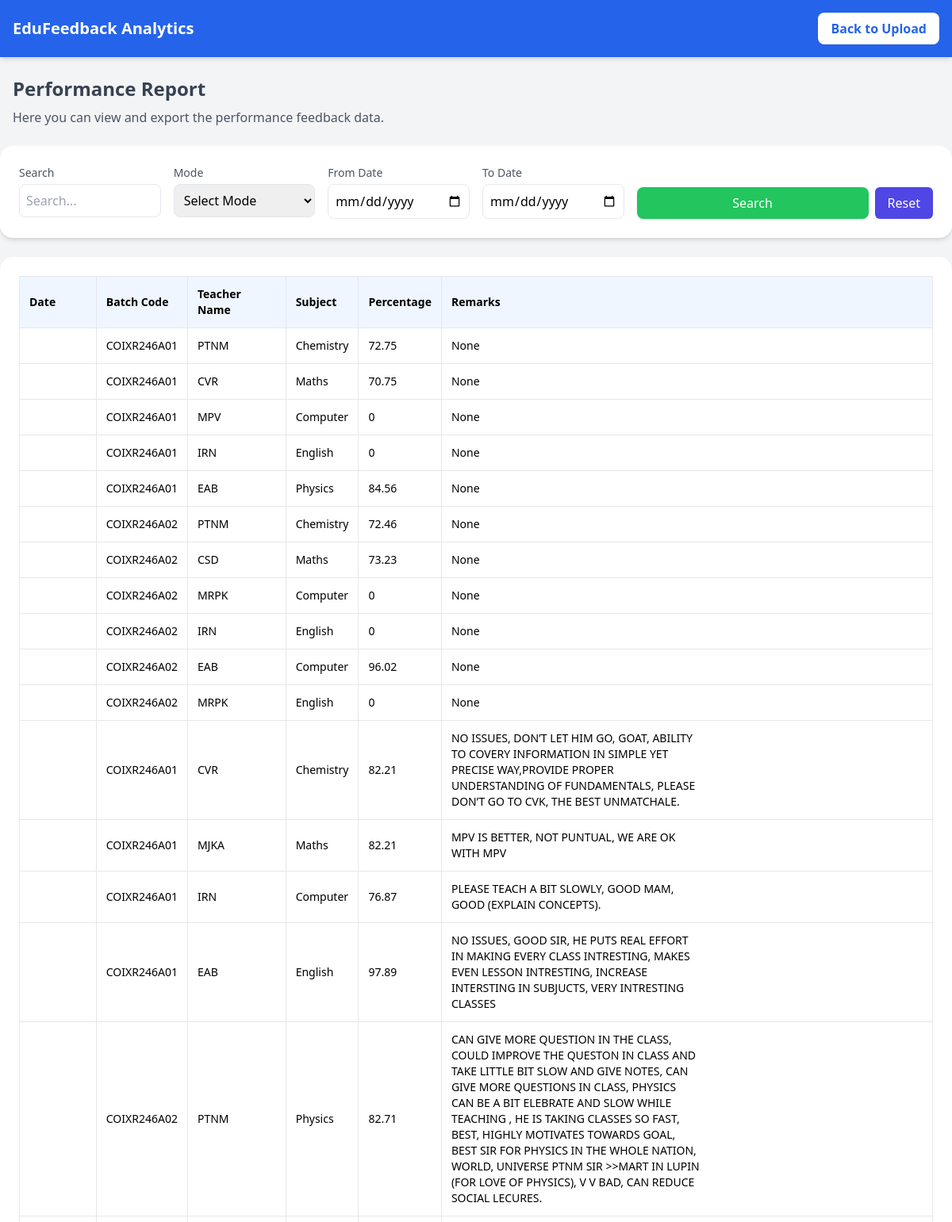
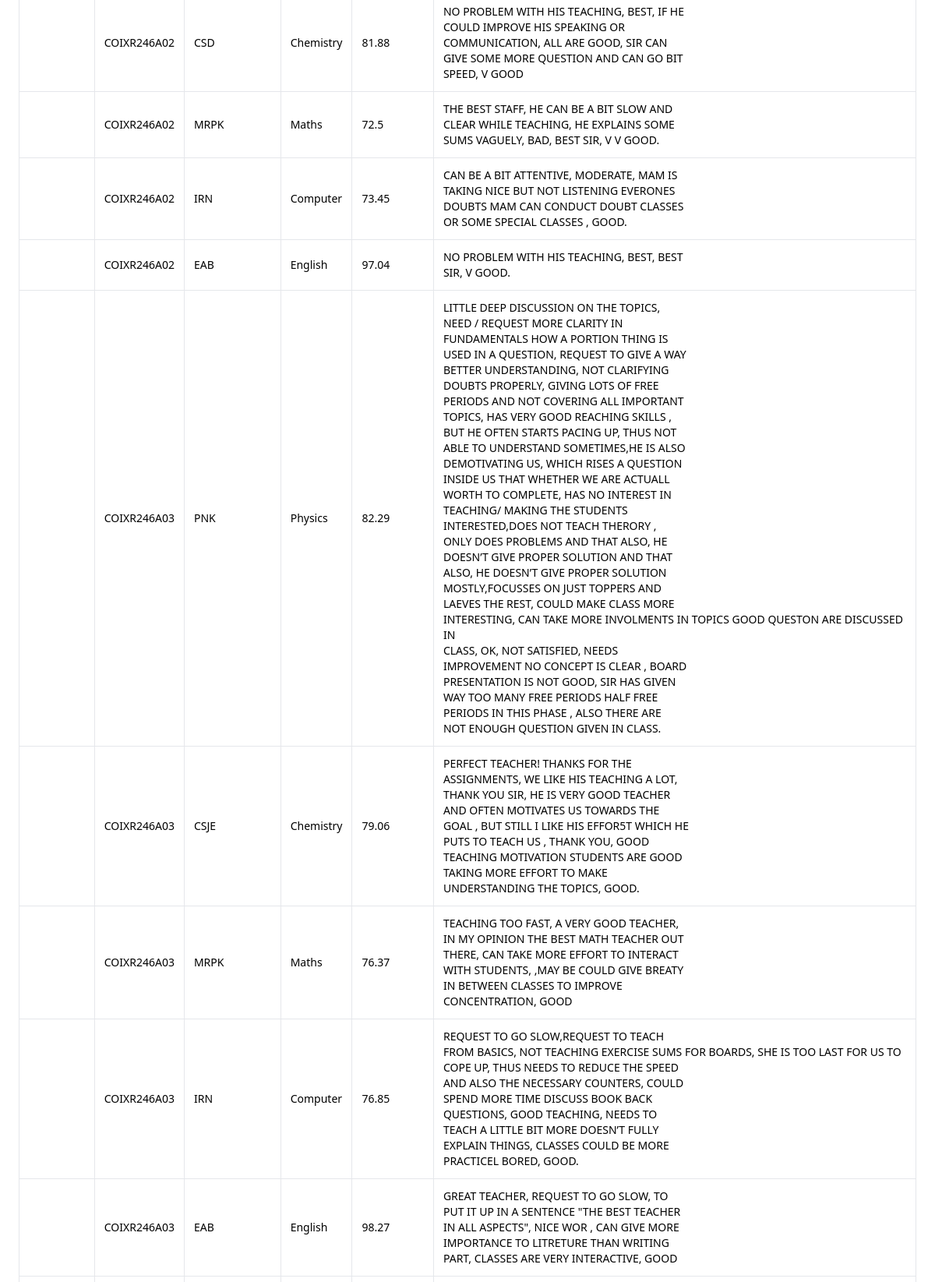
The page /report/ (upper part) on the database its author committed (2 pictures, top to bottom).
### Feedback/models.py (models this page shows, shortened)
class Performance(models.Model):
    batch = models.ForeignKey(Batch, on_delete=models.CASCADE)
    teacher = models.ForeignKey(Teacher, on_delete=models.CASCADE)
    subject = models.ForeignKey(Subject, on_delete=models.CASCADE)
    average_percentage = models.FloatField(default=0.0)
    remarks = models.TextField(blank=True, null=True)
    created_at = models.DateTimeField(auto_now_add=True)

class Batch(models.Model):
    batch_code = models.CharField(max_length=50)
    phase = models.CharField(max_length=50)
    total_students = models.IntegerField()
    total_responsive = models.IntegerField()
    date = models.DateField(null=True, blank=True)   # ✅ Add this line
    created_at = models.DateTimeField(auto_now_add=True)

class Subject(models.Model):
    batch = models.ForeignKey(Batch, on_delete=models.CASCADE)
    subject_name = models.CharField(max_length=100)
    teacher = models.ForeignKey(Teacher, on_delete=models.CASCADE)
    five_star = models.IntegerField(default=0)
    three_star = models.IntegerField(default=0)
    one_star = models.IntegerField(default=0)
    average_percentage = models.FloatField(default=0.0)
    teacher_remarks = models.TextField(blank=True, null=True)

class Teacher(models.Model):
    teacher_name = models.CharField(max_length=100)

### Feedback/views.py (the view, shortened to what this page needs)
# urls.py: path('report/', views.report, name='report'),
def report(request):
    try:
        performances = Performance.objects.all().select_related(
            "batch", "subject", "subject__teacher"
        ).order_by('-created_at')
        keyword = request.GET.get("keyword", "").strip()
        mode = request.GET.get("mode", "")
        teacher_id = request.GET.get("teacher", "")
        teachers_ids = request.GET.getlist("teachers")  # multiple
        batch_ids = request.GET.getlist("batch_codes")  # multiple
        from_date = request.GET.get("from_date", "")
        to_date = request.GET.get("to_date", "")
        if mode == "individual" and teacher_id:
            performances = performances.filter(subject__teacher_id=teacher_id)
        elif mode == "multiple" and teachers_ids:
            performances = performances.filter(subject__teacher_id__in=teachers_ids)
        elif mode == "batch" and batch_ids:
            performances = performances.filter(batch_id__in=batch_ids)
        teachers = Teacher.objects.all().order_by("teacher_name")
        batches = Batch.objects.all().order_by("batch_code")
        context = {
            "performances": performances,
            "teachers": teachers,
            "batches": batches,
        }
        return render(request, "report.html", context)
    except Exception as e:
        logger.error(f"Error in report view: {str(e)}", exc_info=True)
        return JsonResponse(
            {"status": "error", "message": "Internal server error"}, status=500
        )

### Feedback/templates/report.html (shortened to what this page needs)
<!DOCTYPE html>
<html lang="en">
<head>
  <script src="https://cdn.tailwindcss.com"></script>
</head>
<body class="bg-gray-100 font-sans antialiased">
  <nav class="bg-blue-600 text-white p-4 flex justify-between items-center shadow-md">
    <h1 class="text-xl font-bold">EduFeedback Analytics</h1>
    <a href="{% url 'upload' %}"
       class="bg-white text-blue-600 hover:bg-gray-100 font-semibold py-2 px-4 rounded-lg shadow-sm transition">
       Back to Upload
    </a>
  </nav>
  <div class="max-w-7xl mx-auto mt-6 px-4">
    <h2 class="text-2xl font-bold text-gray-700 mb-2">Performance Report</h2>
    <p class="text-gray-600 mb-6">Here you can view and export the performance feedback data.</p>
  </div>
  <div class="max-w-7xl mx-auto mt-6 bg-white p-6 rounded-2xl shadow-md">
    <form id="reportForm" method="get"
          class="grid grid-cols-1 md:grid-cols-2 lg:grid-cols-6 gap-4">
      <div class="flex flex-col">
        <label for="keyword" class="text-sm font-medium text-gray-600 mb-1">Search</label>
        <input type="text" id="keyword" name="keyword" placeholder="Search..."
          value="{{ request.GET.keyword }}"
          class="border rounded-lg p-2 w-full focus:ring-2 focus:ring-blue-500 focus:outline-none">
      </div>
      <div class="flex flex-col">
        <label for="mode" class="text-sm font-medium text-gray-600 mb-1">Mode</label>
        <select id="mode" name="mode" onchange="updateFields()"
          class="border rounded-lg p-2 w-full focus:ring-2 focus:ring-blue-500 focus:outline-none">
          <option value="">Select Mode</option>
        </select>
      </div>
      <div class="flex flex-col">
        <label for="from_date" class="text-sm font-medium text-gray-600 mb-1">From Date</label>
        <input type="date" id="from_date" name="from_date" value="{{ request.GET.from_date }}"
          class="border rounded-lg p-2 w-full focus:ring-2 focus:ring-blue-500 focus:outline-none">
      </div>
      <div class="flex flex-col">
        <label for="to_date" class="text-sm font-medium text-gray-600 mb-1">To Date</label>
        <input type="date" id="to_date" name="to_date" value="{{ request.GET.to_date }}"
          class="border rounded-lg p-2 w-full focus:ring-2 focus:ring-blue-500 focus:outline-none">
      </div>
      <div class="flex gap-2 col-span-1 lg:col-span-2 items-end">
        <button type="submit"
          class="flex-1 bg-green-500 hover:bg-green-600 text-white px-4 py-2 rounded-lg shadow transition">
          Search
        </button>
        <a href="{% url 'report' %}" class="bg-indigo-600 hover:bg-indigo-700 text-white font-medium py-2 px-4 rounded-md shadow-sm">Reset</a>
      </div>
    </form>
  </div>
  <div class="max-w-7xl mx-auto mt-6 bg-white p-6 rounded-2xl shadow-md overflow-x-auto">
    <table id="reportTable" class="table-auto w-full border-collapse">
      <thead>
        <tr class="bg-blue-50 text-left text-sm font-semibold">
          <th class="p-3 border">Date</th>
          <th class="p-3 border">Batch Code</th>
          <th class="p-3 border">Teacher Name</th>
          <th class="p-3 border">Subject</th>
          <th class="p-3 border">Percentage</th>
          <th class="p-3 border">Remarks</th>
        </tr>
      </thead>
      <tbody class="text-sm">
        {% for perf in performances %}
        <tr class="hover:bg-gray-50 transition">
          <td class="p-3 border">{{ perf.created_at|date:"Y-m-d" }}</td>
          <td class="p-3 border">{{ perf.batch.batch_code }}</td>
          <td class="p-3 border">{{ perf.subject.teacher.teacher_name }}</td>
          <td class="p-3 border">{{ perf.subject.subject_name }}</td>
          <td class="p-3 border">{{ perf.average_percentage|default:"0" }}</td>
          <td class="p-3 border remarks">{{ perf.remarks }}</td>
        </tr>
        {% empty %}
        <tr>
          <td colspan="6" class="text-center p-4 text-gray-500">No records found.</td>
        </tr>
        {% endfor %}
      </tbody>
    </table>
  </div>
</body>
</html>

### Feedback/templates/report.html (style rules this page uses)
td.remarks { white-space: pre-wrap; vertical-align: top; }

### rows shown on the page
Performance: batch.batch_code "COIXR246A01", subject.teacher.teacher_name "PTNM", subject.subject_name "Chemistry", average_percentage "72.75", remarks "None"
Performance: batch.batch_code "COIXR246A01", subject.teacher.teacher_name "CVR", subject.subject_name "Maths", average_percentage "70.75", remarks "None"
Performance: batch.batch_code "COIXR246A01", subject.teacher.teacher_name "MPV", subject.subject_name "Computer", average_percentage "0", remarks "None"
Performance: batch.batch_code "COIXR246A01", subject.teacher.teacher_name "IRN", subject.subject_name "English", average_percentage "0", remarks "None"
Performance: batch.batch_code "COIXR246A01", subject.teacher.teacher_name "EAB", subject.subject_name "Physics", average_percentage "84.56", remarks "None"
Performance: batch.batch_code "COIXR246A02", subject.teacher.teacher_name "PTNM", subject.subject_name "Chemistry", average_percentage "72.46", remarks "None"
Performance: batch.batch_code "COIXR246A02", subject.teacher.teacher_name "CSD", subject.subject_name "Maths", average_percentage "73.23", remarks "None"
Performance: batch.batch_code "COIXR246A02", subject.teacher.teacher_name "MRPK", subject.subject_name "Computer", average_percentage "0", remarks "None"
Performance: batch.batch_code "COIXR246A02", subject.teacher.teacher_name "IRN", subject.subject_name "English", average_percentage "0", remarks "None"
Performance: batch.batch_code "COIXR246A02", subject.teacher.teacher_name "EAB", subject.subject_name "Computer", average_percentage "96.02", remarks "None"
Performance: batch.batch_code "COIXR246A02", subject.teacher.teacher_name "MRPK", subject.subject_name "English", average_percentage "0", remarks "None"
Performance: batch.batch_code "COIXR246A01", subject.teacher.teacher_name "CVR", subject.subject_name "Chemistry", average_percentage "82.21", remarks "NO ISSUES, DON’T LET HIM GO, GOAT, ABILITY TO COVERY INFORMATION IN SIMPLE YET PRECISE WAY,PROVIDE PROPER UNDERSTANDING OF FUNDAMENTALS, PLEASE DON’T GO TO CVK, THE BEST UNMATCHALE."
Performance: batch.batch_code "COIXR246A01", subject.teacher.teacher_name "MJKA", subject.subject_name "Maths", average_percentage "82.21", remarks "MPV IS BETTER, NOT PUNTUAL, WE ARE OK WITH MPV"
Performance: batch.batch_code "COIXR246A01", subject.teacher.teacher_name "IRN", subject.subject_name "Computer", average_percentage "76.87", remarks "PLEASE TEACH A BIT SLOWLY, GOOD MAM, GOOD (EXPLAIN CONCEPTS)."
Performance: batch.batch_code "COIXR246A01", subject.teacher.teacher_name "EAB", subject.subject_name "English", average_percentage "97.89", remarks "NO ISSUES, GOOD SIR, HE PUTS REAL EFFORT IN MAKING EVERY CLASS INTRESTING, MAKES EVEN LESSON INTRESTING, INCREASE INTERSTING IN SUBJUCTS, VERY INTRESTING CLASSES"
Performance: batch.batch_code "COIXR246A02", subject.teacher.teacher_name "PTNM", subject.subject_name "Physics", average_percentage "82.71", remarks "CAN GIVE MORE QUESTION IN THE CLASS, COULD IMPROVE THE QUESTON IN CLASS AND TAKE LITTLE BIT SLOW AND GIVE NOTES, CAN GIVE MORE QUESTIONS IN CLASS, PHYSICS CAN BE A BIT ELEBRATE AND SLOW WHILE TEACHING , HE IS TAKING CLASSES SO FAST, BEST, HIGHLY MOTIVATES TOWARDS GOAL, BEST SIR FOR PHYSICS IN THE WHOLE NATION, WORLD, UNIVERSE PTNM SIR >>MART IN LUPIN (FOR LOVE OF PHYSICS), V V BAD, CAN REDUCE SOCIAL LECURES."
Performance: batch.batch_code "COIXR246A02", subject.teacher.teacher_name "CSD", subject.subject_name "Chemistry", average_percentage "81.88", remarks "NO PROBLEM WITH HIS TEACHING, BEST, IF HE COULD IMPROVE HIS SPEAKING OR COMMUNICATION, ALL ARE GOOD, SIR CAN GIVE SOME MORE QUESTION AND CAN GO BIT SPEED, V GOOD"
Performance: batch.batch_code "COIXR246A02", subject.teacher.teacher_name "MRPK", subject.subject_name "Maths", average_percentage "72.5", remarks "THE BEST STAFF, HE CAN BE A BIT SLOW AND CLEAR WHILE TEACHING, HE EXPLAINS SOME SUMS VAGUELY, BAD, BEST SIR, V V GOOD."
Performance: batch.batch_code "COIXR246A02", subject.teacher.teacher_name "IRN", subject.subject_name "Computer", average_percentage "73.45", remarks "CAN BE A BIT ATTENTIVE, MODERATE, MAM IS TAKING NICE BUT NOT LISTENING EVERONES DOUBTS MAM CAN CONDUCT DOUBT CLASSES OR SOME SPECIAL CLASSES , GOOD."
Performance: batch.batch_code "COIXR246A02", subject.teacher.teacher_name "EAB", subject.subject_name "English", average_percentage "97.04", remarks "NO PROBLEM WITH HIS TEACHING, BEST, BEST SIR, V GOOD."
Performance: batch.batch_code "COIXR246A03", subject.teacher.teacher_name "PNK", subject.subject_name "Physics", average_percentage "82.29", remarks "LITTLE DEEP DISCUSSION ON THE TOPICS, NEED / REQUEST MORE CLARITY IN FUNDAMENTALS HOW A PORTION THING IS USED IN A QUESTION, REQUEST TO GIVE A WAY BETTER UNDERSTANDING, NOT CLARIFYING DOUBTS PROPERLY, GIVING LOTS OF FREE PERIODS AND NOT COVERING ALL IMPORTANT TOPICS, HAS VERY GOOD REACHING SKILLS , BUT HE OFTEN STARTS PACING UP, THUS NOT ABLE TO UNDERSTAND SOMETIMES,HE IS ALSO DEMOTIVATING US, WHICH RISES A QUESTION INSIDE US THAT WHETHER WE ARE ACTUALL WORTH TO COMPLETE, HAS NO INTEREST IN TEACHING/ MAKING THE STUDENTS INTERESTED,DOES NOT TEACH THERORY , ONLY DOES PROBLEMS AND THAT ALSO, HE DOESN’T GIVE PROPER SOLUTION AND THAT ALSO, HE DOESN’T GIVE PROPER SOLUTION MOSTLY,FOCUSSES ON JUST…"
Performance: batch.batch_code "COIXR246A03", subject.teacher.teacher_name "CSJE", subject.subject_name "Chemistry", average_percentage "79.06", remarks "PERFECT TEACHER! THANKS FOR THE ASSIGNMENTS, WE LIKE HIS TEACHING A LOT, THANK YOU SIR, HE IS VERY GOOD TEACHER AND OFTEN MOTIVATES US TOWARDS THE GOAL , BUT STILL I LIKE HIS EFFOR5T WHICH HE PUTS TO TEACH US , THANK YOU, GOOD TEACHING MOTIVATION STUDENTS ARE GOOD TAKING MORE EFFORT TO MAKE UNDERSTANDING THE TOPICS, GOOD."
Performance: batch.batch_code "COIXR246A03", subject.teacher.teacher_name "MRPK", subject.subject_name "Maths", average_percentage "76.37", remarks "TEACHING TOO FAST, A VERY GOOD TEACHER, IN MY OPINION THE BEST MATH TEACHER OUT THERE, CAN TAKE MORE EFFORT TO INTERACT WITH STUDENTS, ,MAY BE COULD GIVE BREATY IN BETWEEN CLASSES TO IMPROVE CONCENTRATION, GOOD"
Performance: batch.batch_code "COIXR246A03", subject.teacher.teacher_name "IRN", subject.subject_name "Computer", average_percentage "76.85", remarks "REQUEST TO GO SLOW,REQUEST TO TEACH FROM BASICS, NOT TEACHING EXERCISE SUMS FOR BOARDS, SHE IS TOO LAST FOR US TO COPE UP, THUS NEEDS TO REDUCE THE SPEED AND ALSO THE NECESSARY COUNTERS, COULD SPEND MORE TIME DISCUSS BOOK BACK QUESTIONS, GOOD TEACHING, NEEDS TO TEACH A LITTLE BIT MORE DOESN’T FULLY EXPLAIN THINGS, CLASSES COULD BE MORE PRACTICEL BORED, GOOD."
Performance: batch.batch_code "COIXR246A03", subject.teacher.teacher_name "EAB", subject.subject_name "English", average_percentage "98.27", remarks "GREAT TEACHER, REQUEST TO GO SLOW, TO PUT IT UP IN A SENTENCE \"THE BEST TEACHER IN ALL ASPECTS\", NICE WOR , CAN GIVE MORE IMPORTANCE TO LITRETURE THAN WRITING PART, CLASSES ARE VERY INTERACTIVE, GOOD"
